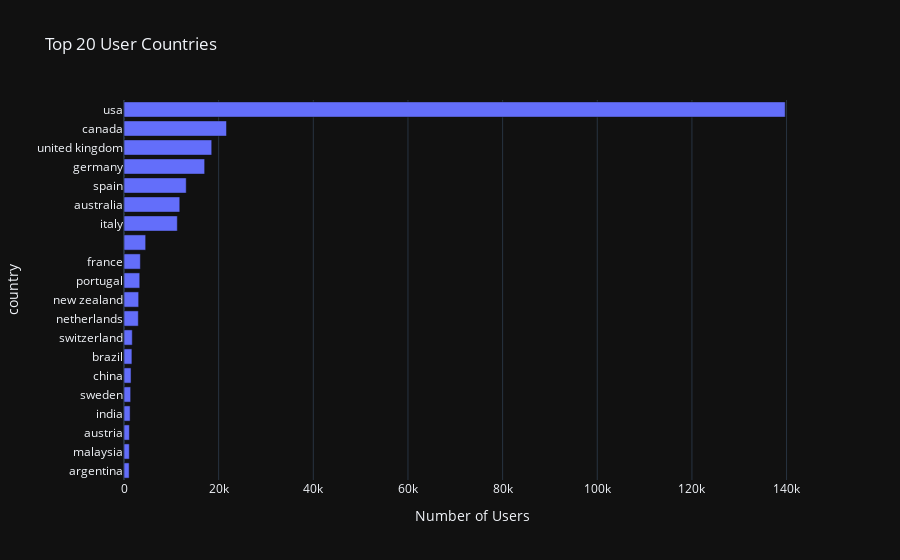

The notebook cell this image was saved under:
### Markdown cell above
## 6. Analysis of User Location (Top Countries)

### Code cell
top_countries = users_df['country'].value_counts().head(20)
fig = px.bar(top_countries, 
             x=top_countries.values, 
             y=top_countries.index, 
             orientation='h', 
             title='Top 20 User Countries',
             labels={'x': 'Number of Users', 'y': 'Country'},
             template='plotly_dark'
            )
fig.update_yaxes(autorange="reversed")
fig.show()

### Figure 1 — Plotly figure (JSON) as saved in the notebook; plotly's stock layout.template omitted (floating-point values rounded to 4 significant figures)
{"data": [{"hovertemplate": "Number of Users=%{x}<br>country=%{y}<extra></extra>", "legendgroup": "", "marker": {"color": "#636efa", "pattern": {"shape": ""}}, "name": "", "orientation": "h", "showlegend": false, "textposition": "auto", "type": "bar", "x": [139711, 21658, 18538, 17043, 13147, 11784, 11266, 4578, 3455, 3325, 3097, 3025, 1745, 1674, 1488, 1406, 1290, 1136, 1119, 1083], "xaxis": "x", "y": ["usa", "canada", "united kingdom", "germany", "spain", "australia", "italy", "", "france", "portugal", "new zealand", "netherlands", "switzerland", "brazil", "china", "sweden", "india", "austria", "malaysia", "argentina"], "yaxis": "y"}], "layout": {"barmode": "relative", "legend": {"tracegroupgap": 0}, "title": {"text": "Top 20 User Countries"}, "xaxis": {"anchor": "y", "domain": [0, 1], "title": {"text": "Number of Users"}}, "yaxis": {"anchor": "x", "autorange": "reversed", "domain": [0, 1], "title": {"text": "country"}}}}
